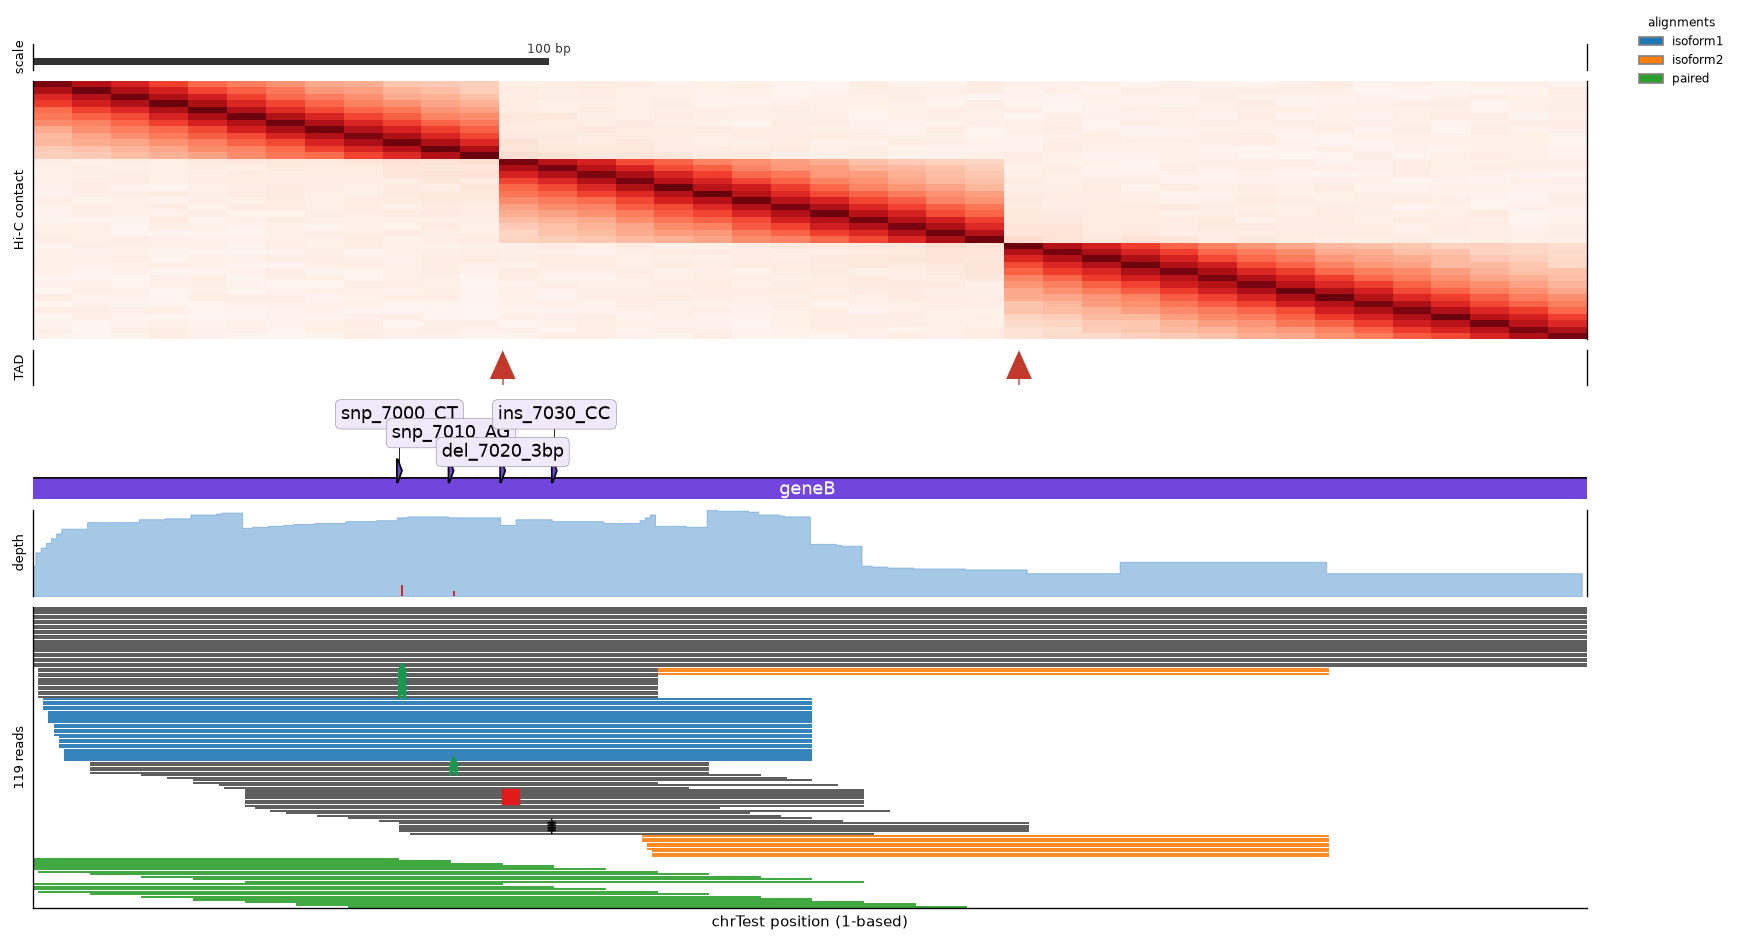

This chart was generated by the following Python code:
#!/usr/bin/env python3
"""Render a pyGenomeTracks-style Hi-C multi-track figure from synthetic data.

Top-to-bottom: scale bar, Hi-C contact heatmap, TAD boundaries, gene track,
and an alignment/coverage view. Run: python examples/hic_demo.py
"""
import os
import sys

import numpy as np

HERE = os.path.dirname(os.path.abspath(__file__))
REPO = os.path.dirname(HERE)
sys.path.insert(0, REPO)

from igvplot import GenomeView, Region  # noqa: E402

DATA = os.path.join(REPO, "data")
REGION = "chrTest:6,930-7,230"


def make_hic_matrix(region, n_bins=40, tads=((6930, 7020), (7020, 7120), (7120, 7230))):
    """Build a block-structured, decaying-contact Hi-C matrix for the region."""
    start, end = region.start, region.end
    edges = np.linspace(start, end, n_bins + 1)
    centers = (edges[:-1] + edges[1:]) / 2

    def tad_of(x):
        for i, (a, b) in enumerate(tads):
            if a <= x < b:
                return i
        return 0

    mat = np.zeros((n_bins, n_bins))
    rng = np.random.default_rng(3)
    for i in range(n_bins):
        for j in range(n_bins):
            dist = abs(i - j)
            decay = np.exp(-dist / 6.0)
            same = 1.0 if tad_of(centers[i]) == tad_of(centers[j]) else 0.12
            mat[i, j] = decay * (8.0 * same) + rng.uniform(0, 0.4)
    return mat


def main():
    region = Region.from_any(REGION)
    mat = make_hic_matrix(region)
    boundaries = [7020, 7120]

    gv = GenomeView(region=REGION, figsize=(14, 8), dpi=120)
    gv.add_scale_bar(window_bp=100)
    gv.add_hic(mat, cmap="Reds")
    gv.add_tads(boundaries)
    gv.add_features(os.path.join(DATA, "annotation.gb"))
    gv.add_coverage(os.path.join(DATA, "sample.bam"), reference=os.path.join(DATA, "genome.fa"))
    gv.add_reads(os.path.join(DATA, "sample.bam"), reference=os.path.join(DATA, "genome.fa"),
                 color_by="readgroup", group_by="pairOrientation")
    gv.savefig(os.path.join(HERE, "hic_demo.png"), dpi=120)
    print("saved examples/hic_demo.png")


if __name__ == "__main__":
    main()
